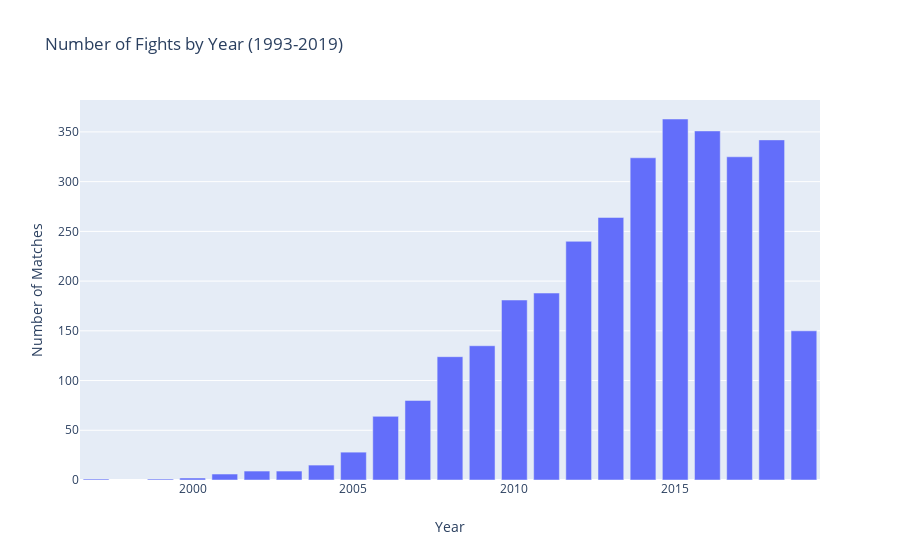

The notebook cell this image was saved under:
### Code cell
from plotly.offline import init_notebook_mode, iplot, plot
import plotly as py
import plotly.graph_objs as go
init_notebook_mode(connected=True)
UFC['year'] = UFC['date'].apply(lambda x : x.split('-')[0])
values = UFC['year'].value_counts().sort_values(ascending=False)
labels = values.index
trace = go.Bar(x=labels, y=values)
layout = go.Layout(title='Number of Fights by Year (1993-2019)',
                  xaxis = {'title' : 'Year'},
                  yaxis = {'title' : 'Number of Matches'})
fig = go.Figure(data=trace, layout=layout)
iplot(fig)

### Figure 1 — Plotly figure (JSON) as saved in the notebook; plotly's stock layout.template omitted (floating-point values rounded to 4 significant figures)
{"data": [{"type": "bar", "x": ["2015", "2016", "2018", "2017", "2014", "2013", "2012", "2011", "2010", "2019", "2009", "2008", "2007", "2006", "2005", "2004", "2002", "2003", "2001", "2000", "1997", "1999"], "y": [363, 351, 342, 325, 324, 264, 240, 188, 181, 150, 135, 124, 80, 64, 28, 15, 9, 9, 6, 2, 1, 1]}], "layout": {"title": {"text": "Number of Fights by Year (1993-2019)"}, "xaxis": {"title": {"text": "Year"}}, "yaxis": {"title": {"text": "Number of Matches"}}}}
